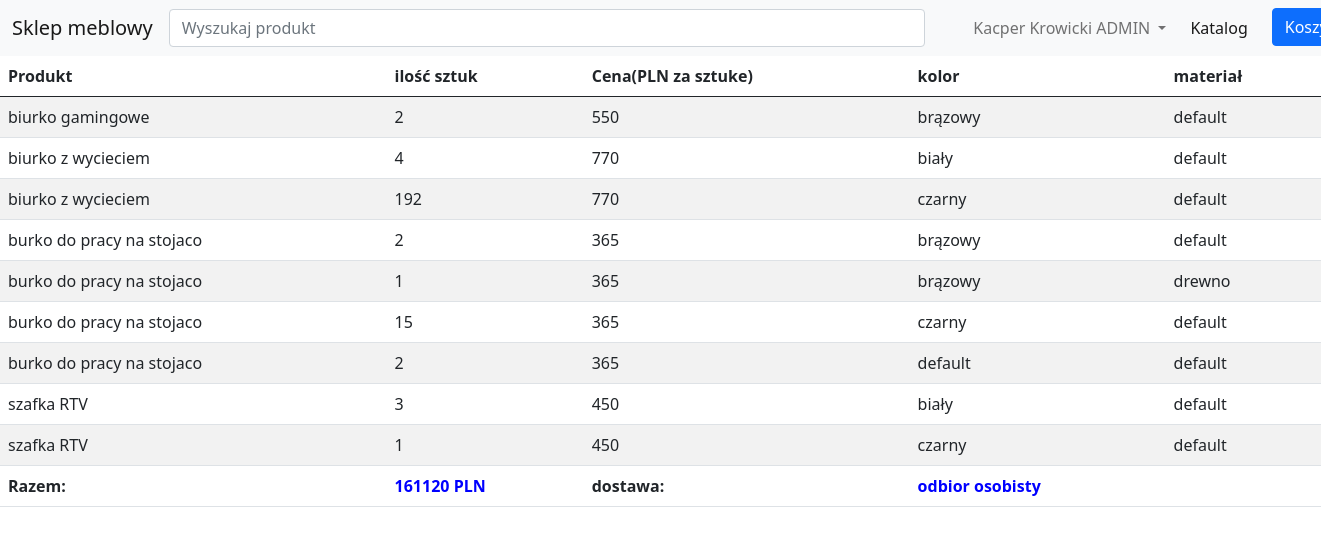
/projekt/order_details.php?id=1 (signed in), run on the app's committed database.
### tables this page shows
CREATE TABLE `zamowienia` (
  `zamowienie_id` int(11) NOT NULL,
  `data_zamowienia` date NOT NULL,
  `uzytkownik_id` int(11) NOT NULL,
  `adres_dostawy` varchar(150) NOT NULL,
  `status_zamowienia` varchar(20) NOT NULL,
  `dostawa` varchar(64) NOT NULL
);

### projekt/order_details.php (the view, shortened to what this page needs)
<!DOCTYPE html>
<html lang="en">
<head>
  <link rel="stylesheet" href="style.css">
  <link href="https://cdn.jsdelivr.net/npm/bootstrap@5.0.2/dist/css/bootstrap.min.css" rel="stylesheet"
>
</head>
<body>
<?php
    include("../projekt/model/nav_bar.php");
  ?>
  <table class="table table-striped">
  <thead>
    <tr>
      <th scope="col">Produkt</th>
      <th scope="col">ilość sztuk</th>
      <th scope="col">Cena(PLN za sztuke)</th>
      <th scope="col">kolor</th>
      <th scope="col">materiał</th>
    </tr>
  </thead>
  <tbody>
      <?php
      require("controller/connection.php");
      if(isset($_SESSION['email'])){
        $zid = $_GET['id'];
        $email = $_SESSION['email'];
        $query = "select DISTINCT p.nazwa, sum(t.ilosc_sztuk), p.cena, t.kolor, t.material, z.dostawa from zamowienia z
        join uzytkownicy u on u.uzytkownicy_id = z.uzytkownik_id
        join tranzakcje t on t.zamowienie_id = z.zamowienie_id
        join produkty p on p.produkt_id = t.produkt_id
        where u.email = '$email' and z.zamowienie_id = '$zid'
        group by p.nazwa, t.kolor, t.material";
        try{
            $result = mysqli_query($connection,$query);
            $suma = 0;
            while ($row = $result->fetch_row()) {
              $dostawa = $row[5];
                echo "
                <tr>
                    <td>$row[0]</td>
                    <td>$row[1]</td>
                    <td>$row[2]</td>
                    <td>$row[3]</td>
                    <td>$row[4]</td>
                </tr>
                ";
                $suma += $row[1] * $row[2];
            };
            echo "
                <tr>
                    <td style=\"font-weight: bold\">Razem:</td>
                    <td style=\"font-weight: bold; color: blue\">$suma PLN</td>
                    <td style=\"font-weight: bold;\">dostawa: </td>
                    <td style=\"font-weight: bold; color: blue\">$dostawa</td>
                    <td></td>
                </tr>
                ";
        }catch(Exception $e){
            echo $e;
            exit;
        }
      }
      ?>
  </tbody>
</table>
</body>
</html>

### projekt/model/nav_bar.php (shortened to what this page needs)
<nav class="navbar navbar-expand-lg navbar-light bg-light">
    <div class="container-fluid">
      <a class="navbar-brand" href="/projekt/">Sklep meblowy</a>
      <div class="form-outline mx-auto  col-lg-7 col-md-5 col-sm-5">
      <input type="search" id="search-form" oninput="search()" class="form-control" placeholder="Wyszukaj produkt" aria-label="Search" />
      </div>
      <div class="collapse navbar-collapse" id="navbarNavDropdown">
        <ul class="navbar-nav ms-auto px-4">
          <li class="nav-item px-2">
            <?php
              if(isset($_SESSION["logged"])){
                if(isset($_SESSION["admin"]) && $_SESSION["admin"] == "1"){
                  echo "<li class=\"nav-item dropdown\">
                  <a class=\"nav-link dropdown-toggle\" href=\"#\" id=\"navbarDropdown\" role=\"button\" data-bs-toggle=\"dropdown\" aria-expanded=\"false\">
                    ".$_SESSION["logged"]." ADMIN
                  </a>
                  <ul class=\"dropdown-menu\" aria-labelledby=\"navbarDropdown\">
                    <li><a class=\"dropdown-item\" href=\"/projekt/products_admin.php?table=products\">Produkty</a></li>
                    <li><a class=\"dropdown-item\" href=\"/projekt/orders_admin.php?table=orders\">Zamówienia</a></li>
                    <li><a class=\"dropdown-item\" href=\"/projekt/users_admin.php?table=users\">Użytkownicy</a></li>
                    <li><hr class=\"dropdown-divider\"></li>
                    <li><a class=\"dropdown-item\" href=\"/projekt/controller/logout.php\">Wyloguj</a></li>
                  </ul>
              </li>";
                }
              }else{
                echo '<input type="hidden" id = "user_email_loged" value = "unloged">';
                echo "<div><a class=\"nav-link active hover\" aria-current=\"page\" href=\"/projekt/login_page.php\">Zaloguj</a></div>";
              }
            ?>
          </li>
          <li class="nav-item px-2">
            <a class="nav-link active" href="/projekt/katalog.php">Katalog</a>
          </li>
          <li class="nav-item px-2">
            <button type="button" class="btn btn-primary position-relative" id="cart">
              Koszyk
            </button>
          </li>
        </ul>
      </div>
    </div>
  </nav>

### projekt/style.css (style rules this page uses)
* { box-sizing:border-box }

### data on the page
zamowienia: row "biurko gamingowe", row "2", row "550", row "brązowy", row "default", row "biurko z wycieciem", row "4", row "770", row "biały", row "192", row "czarny", row "burko do pracy na stojaco", row "365", row "1", row "drewno", row "15", row "szafka RTV", row "3", row "450", dostawa "odbior osobisty"

### other printed values
$_SESSION["logged"] "Kacper Krowicki"
$suma "161120"
